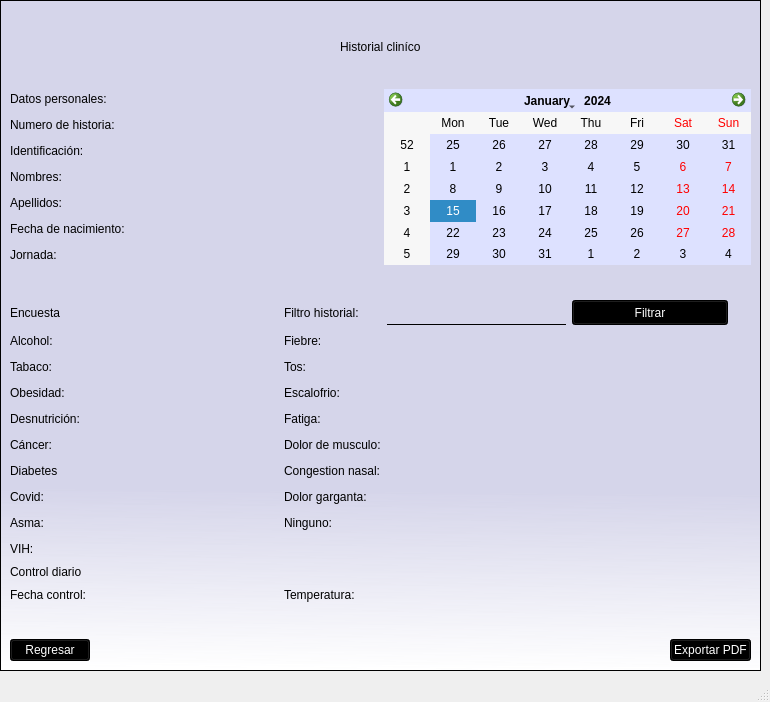
<?xml version="1.0" encoding="UTF-8"?>
<ui version="4.0">
 <class>MainWindow</class>
 <widget class="QMainWindow" name="MainWindow">
  <property name="geometry">
   <rect>
    <x>0</x>
    <y>0</y>
    <width>770</width>
    <height>702</height>
   </rect>
  </property>
  <property name="windowTitle">
   <string>MainWindow</string>
  </property>
  <widget class="QWidget" name="centralwidget">
   <layout class="QVBoxLayout" name="verticalLayout">
    <property name="leftMargin">
     <number>0</number>
    </property>
    <property name="topMargin">
     <number>0</number>
    </property>
    <item>
     <widget class="QFrame" name="frame">
      <property name="styleSheet">
       <string notr="true">background-color: qlineargradient(spread:pad, x1:0.522, y1:0.516909, x2:0.517, y2:1, stop:0.448864 rgba(65, 63, 205, 37), stop:1 rgba(255, 255, 255, 255));</string>
      </property>
      <property name="frameShape">
       <enum>QFrame::StyledPanel</enum>
      </property>
      <property name="frameShadow">
       <enum>QFrame::Raised</enum>
      </property>
      <layout class="QVBoxLayout" name="verticalLayout_2">
       <item>
        <spacer name="verticalSpacer_4">
         <property name="orientation">
          <enum>Qt::Vertical</enum>
         </property>
         <property name="sizeHint" stdset="0">
          <size>
           <width>20</width>
           <height>40</height>
          </size>
         </property>
        </spacer>
       </item>
       <item>
        <layout class="QHBoxLayout" name="horizontalLayout_2">
         <item>
          <spacer name="horizontalSpacer_2">
           <property name="orientation">
            <enum>Qt::Horizontal</enum>
           </property>
           <property name="sizeHint" stdset="0">
            <size>
             <width>31</width>
             <height>17</height>
            </size>
           </property>
          </spacer>
         </item>
         <item>
          <widget class="QLabel" name="label">
           <property name="styleSheet">
            <string notr="true">font: 87 18pt &quot;Arial Black&quot;;
color: rgb(0,0,0);
background-color: rgba(0, 0, 0,0%);


</string>
           </property>
           <property name="text">
            <string>Historial cliníco</string>
           </property>
          </widget>
         </item>
         <item>
          <spacer name="horizontalSpacer_3">
           <property name="orientation">
            <enum>Qt::Horizontal</enum>
           </property>
           <property name="sizeHint" stdset="0">
            <size>
             <width>32</width>
             <height>17</height>
            </size>
           </property>
          </spacer>
         </item>
        </layout>
       </item>
       <item>
        <spacer name="verticalSpacer_2">
         <property name="orientation">
          <enum>Qt::Vertical</enum>
         </property>
         <property name="sizeHint" stdset="0">
          <size>
           <width>20</width>
           <height>40</height>
          </size>
         </property>
        </spacer>
       </item>
       <item>
        <layout class="QHBoxLayout" name="horizontalLayout">
         <item>
          <layout class="QGridLayout" name="gridLayout">
           <item row="0" column="2">
            <spacer name="horizontalSpacer_5">
             <property name="orientation">
              <enum>Qt::Horizontal</enum>
             </property>
             <property name="sizeHint" stdset="0">
              <size>
               <width>40</width>
               <height>20</height>
              </size>
             </property>
            </spacer>
           </item>
           <item row="0" column="0">
            <widget class="QLabel" name="label_3">
             <property name="styleSheet">
              <string notr="true">
font: 87 10pt &quot;Arial Black&quot;;
color: rgb(0,0,0);
background-color: rgba(0, 0, 0,0%);</string>
             </property>
             <property name="text">
              <string>Datos personales:</string>
             </property>
            </widget>
           </item>
           <item row="6" column="1">
            <widget class="QLabel" name="HisJornada">
             <property name="styleSheet">
              <string notr="true">background-color: rgba(0, 0, 0,0%);
font: 87 10pt &quot;Arial &quot;;
color: rgb(0,0,0);</string>
             </property>
             <property name="text">
              <string/>
             </property>
            </widget>
           </item>
           <item row="4" column="2">
            <spacer name="horizontalSpacer_7">
             <property name="orientation">
              <enum>Qt::Horizontal</enum>
             </property>
             <property name="sizeHint" stdset="0">
              <size>
               <width>40</width>
               <height>20</height>
              </size>
             </property>
            </spacer>
           </item>
           <item row="5" column="1">
            <widget class="QLabel" name="HisFechaNac">
             <property name="styleSheet">
              <string notr="true">background-color: rgba(0, 0, 0,0%);
font: 87 10pt &quot;Arial &quot;;
color: rgb(0,0,0);</string>
             </property>
             <property name="text">
              <string/>
             </property>
            </widget>
           </item>
           <item row="5" column="2">
            <spacer name="horizontalSpacer_9">
             <property name="orientation">
              <enum>Qt::Horizontal</enum>
             </property>
             <property name="sizeHint" stdset="0">
              <size>
               <width>40</width>
               <height>20</height>
              </size>
             </property>
            </spacer>
           </item>
           <item row="2" column="2">
            <spacer name="horizontalSpacer_6">
             <property name="orientation">
              <enum>Qt::Horizontal</enum>
             </property>
             <property name="sizeHint" stdset="0">
              <size>
               <width>40</width>
               <height>20</height>
              </size>
             </property>
            </spacer>
           </item>
           <item row="5" column="0">
            <widget class="QLabel" name="label_8">
             <property name="styleSheet">
              <string notr="true">background-color: rgba(0, 0, 0,0%);
font: 87 10pt &quot;Arial Black&quot;;
color: rgb(0,0,0);</string>
             </property>
             <property name="text">
              <string>Fecha de nacimiento:</string>
             </property>
            </widget>
           </item>
           <item row="2" column="1">
            <widget class="QLabel" name="HisIdenti">
             <property name="styleSheet">
              <string notr="true">background-color: rgba(0, 0, 0,0%);
font: 87 10pt &quot;Arial &quot;;
color: rgb(0,0,0);</string>
             </property>
             <property name="text">
              <string/>
             </property>
            </widget>
           </item>
           <item row="3" column="2">
            <spacer name="horizontalSpacer_8">
             <property name="orientation">
              <enum>Qt::Horizontal</enum>
             </property>
             <property name="sizeHint" stdset="0">
              <size>
               <width>40</width>
               <height>20</height>
              </size>
             </property>
            </spacer>
           </item>
           <item row="1" column="1">
            <widget class="QLabel" name="HisNumHis">
             <property name="styleSheet">
              <string notr="true">background-color: rgba(0, 0, 0,0%);

font: 87 10pt &quot;Arial &quot;;
color: rgb(0,0,0);</string>
             </property>
             <property name="text">
              <string/>
             </property>
            </widget>
           </item>
           <item row="6" column="0">
            <widget class="QLabel" name="label_31">
             <property name="styleSheet">
              <string notr="true">background-color: rgba(0, 0, 0,0%);
font: 87 10pt &quot;Arial Black&quot;;
color: rgb(0,0,0);</string>
             </property>
             <property name="text">
              <string>Jornada:</string>
             </property>
            </widget>
           </item>
           <item row="3" column="1">
            <widget class="QLabel" name="HisNombre">
             <property name="styleSheet">
              <string notr="true">background-color: rgba(0, 0, 0,0%);
font: 87 10pt &quot;Arial &quot;;
color: rgb(0,0,0);</string>
             </property>
             <property name="text">
              <string/>
             </property>
            </widget>
           </item>
           <item row="1" column="0">
            <widget class="QLabel" name="label_4">
             <property name="styleSheet">
              <string notr="true">font: 87 10pt &quot;Arial Black&quot;;
color: rgb(0,0,0);
background-color: rgba(0, 0, 0,0%);</string>
             </property>
             <property name="text">
              <string>Numero de historia:</string>
             </property>
            </widget>
           </item>
           <item row="2" column="0">
            <widget class="QLabel" name="label_5">
             <property name="styleSheet">
              <string notr="true">background-color: rgba(0, 0, 0,0%);
font: 87 10pt &quot;Arial Black&quot;;
color: rgb(0,0,0);</string>
             </property>
             <property name="text">
              <string>Identificación:</string>
             </property>
            </widget>
           </item>
           <item row="3" column="0">
            <widget class="QLabel" name="label_6">
             <property name="styleSheet">
              <string notr="true">background-color: rgba(0, 0, 0,0%);
font: 87 10pt &quot;Arial Black&quot;;
color: rgb(0,0,0);</string>
             </property>
             <property name="text">
              <string>Nombres:</string>
             </property>
            </widget>
           </item>
           <item row="4" column="0">
            <widget class="QLabel" name="label_7">
             <property name="styleSheet">
              <string notr="true">
background-color: rgba(0, 0, 0,0%);
font: 87 10pt &quot;Arial Black&quot;;
color: rgb(0,0,0);</string>
             </property>
             <property name="text">
              <string>Apellidos:</string>
             </property>
            </widget>
           </item>
           <item row="4" column="1">
            <widget class="QLabel" name="HisApellido">
             <property name="styleSheet">
              <string notr="true">background-color: rgba(0, 0, 0,0%);
font: 87 10pt &quot;Arial &quot;;
color: rgb(0,0,0);</string>
             </property>
             <property name="text">
              <string/>
             </property>
            </widget>
           </item>
           <item row="1" column="2">
            <spacer name="horizontalSpacer_4">
             <property name="orientation">
              <enum>Qt::Horizontal</enum>
             </property>
             <property name="sizeHint" stdset="0">
              <size>
               <width>40</width>
               <height>20</height>
              </size>
             </property>
            </spacer>
           </item>
           <item row="6" column="2">
            <spacer name="horizontalSpacer_31">
             <property name="orientation">
              <enum>Qt::Horizontal</enum>
             </property>
             <property name="sizeHint" stdset="0">
              <size>
               <width>40</width>
               <height>20</height>
              </size>
             </property>
            </spacer>
           </item>
          </layout>
         </item>
         <item>
          <widget class="QCalendarWidget" name="calendarWidget">
           <property name="styleSheet">
            <string notr="true">background-color: rgb(221, 225, 255);
color: rgb(0, 0, 0);

</string>
           </property>
          </widget>
         </item>
        </layout>
       </item>
       <item>
        <spacer name="verticalSpacer">
         <property name="orientation">
          <enum>Qt::Vertical</enum>
         </property>
         <property name="sizeHint" stdset="0">
          <size>
           <width>20</width>
           <height>40</height>
          </size>
         </property>
        </spacer>
       </item>
       <item>
        <layout class="QGridLayout" name="gridLayout_2">
         <item row="0" column="5">
          <widget class="QPushButton" name="HisBotFil">
           <property name="minimumSize">
            <size>
             <width>156</width>
             <height>0</height>
            </size>
           </property>
           <property name="maximumSize">
            <size>
             <width>156</width>
             <height>32</height>
            </size>
           </property>
           <property name="styleSheet">
            <string notr="true">QPushButton{
	
	background-color: rgb(0, 0, 0);
	font: 87 13pt &quot;Arial Black&quot;;
	color: rgb(255, 255, 255);
}

QPushButton:hover{

	background-color:#00aaff;
	font: 87 13pt &quot;Arial Black&quot;;
	color: rgb(0, 0, 0);

}</string>
           </property>
           <property name="text">
            <string>Filtrar</string>
           </property>
          </widget>
         </item>
         <item row="11" column="4">
          <widget class="QLabel" name="HisTemperatura">
           <property name="styleSheet">
            <string notr="true">background-color: rgba(0, 0, 0,0%);
font: 87 10pt &quot;Arial &quot;;
color: rgb(0,0,0);</string>
           </property>
           <property name="text">
            <string/>
           </property>
          </widget>
         </item>
         <item row="0" column="4">
          <widget class="QLineEdit" name="HisFilTex">
           <property name="minimumSize">
            <size>
             <width>130</width>
             <height>25</height>
            </size>
           </property>
           <property name="maximumSize">
            <size>
             <width>1200</width>
             <height>16777215</height>
            </size>
           </property>
           <property name="styleSheet">
            <string notr="true">background-color: rgba(0, 0, 0,0%);
font: 10pt &quot;Arial&quot;;
border: none;

border-bottom: 1px solid black;</string>
           </property>
           <property name="placeholderText">
            <string/>
           </property>
          </widget>
         </item>
         <item row="9" column="2">
          <spacer name="horizontalSpacer_23">
           <property name="orientation">
            <enum>Qt::Horizontal</enum>
           </property>
           <property name="sizeHint" stdset="0">
            <size>
             <width>40</width>
             <height>20</height>
            </size>
           </property>
          </spacer>
         </item>
         <item row="4" column="1">
          <widget class="QLabel" name="HisDesnut">
           <property name="styleSheet">
            <string notr="true">background-color: rgba(0, 0, 0,0%);
font: 87 10pt &quot;Arial &quot;;
color: rgb(0,0,0);</string>
           </property>
           <property name="text">
            <string/>
           </property>
          </widget>
         </item>
         <item row="3" column="4">
          <widget class="QLabel" name="HisEscalofrio">
           <property name="styleSheet">
            <string notr="true">background-color: rgba(0, 0, 0,0%);
font: 87 10pt &quot;Arial &quot;;
color: rgb(0,0,0);</string>
           </property>
           <property name="text">
            <string/>
           </property>
          </widget>
         </item>
         <item row="7" column="5">
          <spacer name="horizontalSpacer_28">
           <property name="orientation">
            <enum>Qt::Horizontal</enum>
           </property>
           <property name="sizeHint" stdset="0">
            <size>
             <width>40</width>
             <height>20</height>
            </size>
           </property>
          </spacer>
         </item>
         <item row="5" column="4">
          <widget class="QLabel" name="HisDolorMus">
           <property name="styleSheet">
            <string notr="true">background-color: rgba(0, 0, 0,0%);
font: 87 10pt &quot;Arial &quot;;
color: rgb(0,0,0);</string>
           </property>
           <property name="text">
            <string/>
           </property>
          </widget>
         </item>
         <item row="5" column="0">
          <widget class="QLabel" name="label_14">
           <property name="styleSheet">
            <string notr="true">background-color: rgba(0, 0, 0,0%);
font: 87 10pt &quot;Arial Black&quot;;
color: rgb(0,0,0);</string>
           </property>
           <property name="text">
            <string>Cáncer:</string>
           </property>
          </widget>
         </item>
         <item row="5" column="2">
          <spacer name="horizontalSpacer_14">
           <property name="orientation">
            <enum>Qt::Horizontal</enum>
           </property>
           <property name="sizeHint" stdset="0">
            <size>
             <width>40</width>
             <height>20</height>
            </size>
           </property>
          </spacer>
         </item>
         <item row="3" column="0">
          <widget class="QLabel" name="label_12">
           <property name="styleSheet">
            <string notr="true">background-color: rgba(0, 0, 0,0%);
font: 87 10pt &quot;Arial Black&quot;;
color: rgb(0,0,0);</string>
           </property>
           <property name="text">
            <string>Obesidad:</string>
           </property>
          </widget>
         </item>
         <item row="4" column="4">
          <widget class="QLabel" name="HisFatiga">
           <property name="styleSheet">
            <string notr="true">background-color: rgba(0, 0, 0,0%);
font: 87 10pt &quot;Arial &quot;;
color: rgb(0,0,0);</string>
           </property>
           <property name="text">
            <string/>
           </property>
          </widget>
         </item>
         <item row="4" column="0">
          <widget class="QLabel" name="label_13">
           <property name="styleSheet">
            <string notr="true">background-color: rgba(0, 0, 0,0%);
font: 87 10pt &quot;Arial Black&quot;;
color: rgb(0,0,0);</string>
           </property>
           <property name="text">
            <string>Desnutrición:</string>
           </property>
          </widget>
         </item>
         <item row="10" column="0">
          <widget class="QLabel" name="label_28">
           <property name="styleSheet">
            <string notr="true">background-color: rgba(0, 0, 0,0%);
font: 87 10pt &quot;Arial Black&quot;;
color: rgb(0,0,0);</string>
           </property>
           <property name="text">
            <string>Control diario</string>
           </property>
          </widget>
         </item>
         <item row="3" column="1">
          <widget class="QLabel" name="HisObesidad">
           <property name="styleSheet">
            <string notr="true">background-color: rgba(0, 0, 0,0%);
font: 87 10pt &quot;Arial &quot;;
color: rgb(0,0,0);</string>
           </property>
           <property name="text">
            <string/>
           </property>
          </widget>
         </item>
         <item row="8" column="2">
          <spacer name="horizontalSpacer_18">
           <property name="orientation">
            <enum>Qt::Horizontal</enum>
           </property>
           <property name="sizeHint" stdset="0">
            <size>
             <width>40</width>
             <height>20</height>
            </size>
           </property>
          </spacer>
         </item>
         <item row="9" column="0">
          <widget class="QLabel" name="label_18">
           <property name="styleSheet">
            <string notr="true">background-color: rgba(0, 0, 0,0%);
font: 87 10pt &quot;Arial Black&quot;;
color: rgb(0,0,0);</string>
           </property>
           <property name="text">
            <string>VIH:</string>
           </property>
          </widget>
         </item>
         <item row="6" column="5">
          <spacer name="horizontalSpacer_27">
           <property name="orientation">
            <enum>Qt::Horizontal</enum>
           </property>
           <property name="sizeHint" stdset="0">
            <size>
             <width>40</width>
             <height>20</height>
            </size>
           </property>
          </spacer>
         </item>
         <item row="6" column="3">
          <widget class="QLabel" name="label_25">
           <property name="styleSheet">
            <string notr="true">background-color: rgba(0, 0, 0,0%);
font: 87 10pt &quot;Arial Black&quot;;
color: rgb(0,0,0);</string>
           </property>
           <property name="text">
            <string>Congestion nasal:</string>
           </property>
          </widget>
         </item>
         <item row="6" column="1">
          <widget class="QLabel" name="HisDiabetes">
           <property name="styleSheet">
            <string notr="true">background-color: rgba(0, 0, 0,0%);
font: 87 10pt &quot;Arial &quot;;
color: rgb(0,0,0);</string>
           </property>
           <property name="text">
            <string/>
           </property>
          </widget>
         </item>
         <item row="11" column="1">
          <widget class="QLabel" name="HisFechaControl">
           <property name="styleSheet">
            <string notr="true">background-color: rgba(0, 0, 0,0%);
font: 87 10pt &quot;Arial &quot;;
color: rgb(0,0,0);</string>
           </property>
           <property name="text">
            <string/>
           </property>
          </widget>
         </item>
         <item row="7" column="2">
          <spacer name="horizontalSpacer_16">
           <property name="orientation">
            <enum>Qt::Horizontal</enum>
           </property>
           <property name="sizeHint" stdset="0">
            <size>
             <width>40</width>
             <height>20</height>
            </size>
           </property>
          </spacer>
         </item>
         <item row="7" column="1">
          <widget class="QLabel" name="HisCovid">
           <property name="styleSheet">
            <string notr="true">background-color: rgba(0, 0, 0,0%);
font: 87 10pt &quot;Arial &quot;;
color: rgb(0,0,0);</string>
           </property>
           <property name="text">
            <string/>
           </property>
          </widget>
         </item>
         <item row="11" column="0">
          <widget class="QLabel" name="label_29">
           <property name="styleSheet">
            <string notr="true">background-color: rgba(0, 0, 0,0%);
font: 87 10pt &quot;Arial Black&quot;;
color: rgb(0,0,0);</string>
           </property>
           <property name="text">
            <string>Fecha control:</string>
           </property>
          </widget>
         </item>
         <item row="9" column="1">
          <widget class="QLabel" name="Hisvih">
           <property name="styleSheet">
            <string notr="true">background-color: rgba(0, 0, 0,0%);
font: 87 10pt &quot;Arial &quot;;
color: rgb(0,0,0);</string>
           </property>
           <property name="text">
            <string/>
           </property>
          </widget>
         </item>
         <item row="8" column="1">
          <widget class="QLabel" name="HisAsma">
           <property name="styleSheet">
            <string notr="true">font: 87 10pt &quot;Arial &quot;;
color: rgb(0,0,0);
background-color: rgba(0, 0, 0,0%);</string>
           </property>
           <property name="text">
            <string/>
           </property>
          </widget>
         </item>
         <item row="7" column="3">
          <widget class="QLabel" name="label_26">
           <property name="styleSheet">
            <string notr="true">background-color: rgba(0, 0, 0,0%);
font: 87 10pt &quot;Arial Black&quot;;
color: rgb(0,0,0);</string>
           </property>
           <property name="text">
            <string>Dolor garganta:</string>
           </property>
          </widget>
         </item>
         <item row="11" column="3">
          <widget class="QLabel" name="label_30">
           <property name="styleSheet">
            <string notr="true">background-color: rgba(0, 0, 0,0%);
font: 87 10pt &quot;Arial Black&quot;;
color: rgb(0,0,0);</string>
           </property>
           <property name="text">
            <string>Temperatura:</string>
           </property>
          </widget>
         </item>
         <item row="7" column="4">
          <widget class="QLabel" name="HisDolGarga">
           <property name="styleSheet">
            <string notr="true">background-color: rgba(0, 0, 0,0%);

font: 87 10pt &quot;Arial &quot;;
color: rgb(0,0,0);</string>
           </property>
           <property name="text">
            <string/>
           </property>
          </widget>
         </item>
         <item row="8" column="3">
          <widget class="QLabel" name="label_27">
           <property name="styleSheet">
            <string notr="true">background-color: rgba(0, 0, 0,0%);
font: 87 10pt &quot;Arial Black&quot;;
color: rgb(0,0,0);</string>
           </property>
           <property name="text">
            <string>Ninguno:</string>
           </property>
          </widget>
         </item>
         <item row="6" column="2">
          <spacer name="horizontalSpacer_15">
           <property name="orientation">
            <enum>Qt::Horizontal</enum>
           </property>
           <property name="sizeHint" stdset="0">
            <size>
             <width>40</width>
             <height>20</height>
            </size>
           </property>
          </spacer>
         </item>
         <item row="3" column="2">
          <spacer name="horizontalSpacer_12">
           <property name="orientation">
            <enum>Qt::Horizontal</enum>
           </property>
           <property name="sizeHint" stdset="0">
            <size>
             <width>40</width>
             <height>20</height>
            </size>
           </property>
          </spacer>
         </item>
         <item row="0" column="3">
          <widget class="QLabel" name="label_32">
           <property name="styleSheet">
            <string notr="true">background-color: rgba(0, 0, 0,0%);
font: 87 10pt &quot;Arial Black&quot;;
color: rgb(0,0,0);</string>
           </property>
           <property name="text">
            <string>Filtro historial:</string>
           </property>
          </widget>
         </item>
         <item row="5" column="1">
          <widget class="QLabel" name="HisCancer">
           <property name="styleSheet">
            <string notr="true">background-color: rgba(0, 0, 0,0%);

font: 87 10pt &quot;Arial &quot;;
color: rgb(0,0,0);</string>
           </property>
           <property name="text">
            <string/>
           </property>
          </widget>
         </item>
         <item row="0" column="2">
          <spacer name="horizontalSpacer_10">
           <property name="orientation">
            <enum>Qt::Horizontal</enum>
           </property>
           <property name="sizeHint" stdset="0">
            <size>
             <width>40</width>
             <height>20</height>
            </size>
           </property>
          </spacer>
         </item>
         <item row="1" column="5">
          <spacer name="horizontalSpacer_19">
           <property name="orientation">
            <enum>Qt::Horizontal</enum>
           </property>
           <property name="sizeHint" stdset="0">
            <size>
             <width>40</width>
             <height>20</height>
            </size>
           </property>
          </spacer>
         </item>
         <item row="2" column="0">
          <widget class="QLabel" name="label_11">
           <property name="styleSheet">
            <string notr="true">background-color: rgba(0, 0, 0,0%);
font: 87 10pt &quot;Arial Black&quot;;
color: rgb(0,0,0);</string>
           </property>
           <property name="text">
            <string>Tabaco:</string>
           </property>
          </widget>
         </item>
         <item row="2" column="2">
          <spacer name="horizontalSpacer_17">
           <property name="orientation">
            <enum>Qt::Horizontal</enum>
           </property>
           <property name="sizeHint" stdset="0">
            <size>
             <width>40</width>
             <height>20</height>
            </size>
           </property>
          </spacer>
         </item>
         <item row="2" column="1">
          <widget class="QLabel" name="HisTabaco">
           <property name="styleSheet">
            <string notr="true">background-color: rgba(0, 0, 0,0%);
font: 87 10pt &quot;Arial &quot;;
color: rgb(0,0,0);</string>
           </property>
           <property name="text">
            <string/>
           </property>
          </widget>
         </item>
         <item row="2" column="4">
          <widget class="QLabel" name="HisTos">
           <property name="styleSheet">
            <string notr="true">
background-color: rgba(0, 0, 0,0%);
font: 87 10pt &quot;Arial &quot;;
color: rgb(0,0,0);</string>
           </property>
           <property name="text">
            <string/>
           </property>
          </widget>
         </item>
         <item row="1" column="4">
          <widget class="QLabel" name="HisFiebree">
           <property name="styleSheet">
            <string notr="true">background-color: rgba(0, 0, 0,0%);
font: 87 10pt &quot;Arial &quot;;
color: rgb(0,0,0);</string>
           </property>
           <property name="text">
            <string/>
           </property>
          </widget>
         </item>
         <item row="2" column="3">
          <widget class="QLabel" name="label_21">
           <property name="styleSheet">
            <string notr="true">background-color: rgba(0, 0, 0,0%);
font: 87 10pt &quot;Arial Black&quot;;
color: rgb(0,0,0);</string>
           </property>
           <property name="text">
            <string>Tos:</string>
           </property>
          </widget>
         </item>
         <item row="2" column="5">
          <spacer name="horizontalSpacer_20">
           <property name="orientation">
            <enum>Qt::Horizontal</enum>
           </property>
           <property name="sizeHint" stdset="0">
            <size>
             <width>40</width>
             <height>20</height>
            </size>
           </property>
          </spacer>
         </item>
         <item row="0" column="0">
          <widget class="QLabel" name="label_9">
           <property name="styleSheet">
            <string notr="true">background-color: rgba(0, 0, 0,0%);

font: 87 10pt &quot;Arial Black&quot;;
color: rgb(0,0,0);</string>
           </property>
           <property name="text">
            <string>Encuesta</string>
           </property>
          </widget>
         </item>
         <item row="8" column="4">
          <widget class="QLabel" name="HisNingun">
           <property name="styleSheet">
            <string notr="true">background-color: rgba(0, 0, 0,0%);
font: 87 10pt &quot;Arial &quot;;
color: rgb(0,0,0);</string>
           </property>
           <property name="text">
            <string/>
           </property>
          </widget>
         </item>
         <item row="1" column="1">
          <widget class="QLabel" name="HisAlcohol">
           <property name="styleSheet">
            <string notr="true">background-color: rgba(0, 0, 0,0%);
font: 87 10pt &quot;Arial &quot;;
color: rgb(0,0,0);</string>
           </property>
           <property name="text">
            <string/>
           </property>
          </widget>
         </item>
         <item row="1" column="3">
          <widget class="QLabel" name="label_20">
           <property name="styleSheet">
            <string notr="true">background-color: rgba(0, 0, 0,0%);
font: 87 10pt &quot;Arial Black&quot;;
color: rgb(0,0,0);</string>
           </property>
           <property name="text">
            <string>Fiebre:</string>
           </property>
          </widget>
         </item>
         <item row="1" column="2">
          <spacer name="horizontalSpacer_11">
           <property name="orientation">
            <enum>Qt::Horizontal</enum>
           </property>
           <property name="sizeHint" stdset="0">
            <size>
             <width>40</width>
             <height>20</height>
            </size>
           </property>
          </spacer>
         </item>
         <item row="1" column="0">
          <widget class="QLabel" name="label_10">
           <property name="styleSheet">
            <string notr="true">background-color: rgba(0, 0, 0,0%);
font: 87 10pt &quot;Arial Black&quot;;
color: rgb(0,0,0);</string>
           </property>
           <property name="text">
            <string>Alcohol:</string>
           </property>
          </widget>
         </item>
         <item row="11" column="5">
          <spacer name="horizontalSpacer_30">
           <property name="orientation">
            <enum>Qt::Horizontal</enum>
           </property>
           <property name="sizeHint" stdset="0">
            <size>
             <width>40</width>
             <height>20</height>
            </size>
           </property>
          </spacer>
         </item>
         <item row="5" column="3">
          <widget class="QLabel" name="label_24">
           <property name="styleSheet">
            <string notr="true">background-color: rgba(0, 0, 0,0%);
font: 87 10pt &quot;Arial Black&quot;;
color: rgb(0,0,0);</string>
           </property>
           <property name="text">
            <string>Dolor de musculo:</string>
           </property>
          </widget>
         </item>
         <item row="8" column="5">
          <spacer name="horizontalSpacer_25">
           <property name="orientation">
            <enum>Qt::Horizontal</enum>
           </property>
           <property name="sizeHint" stdset="0">
            <size>
             <width>40</width>
             <height>20</height>
            </size>
           </property>
          </spacer>
         </item>
         <item row="4" column="5">
          <spacer name="horizontalSpacer_26">
           <property name="orientation">
            <enum>Qt::Horizontal</enum>
           </property>
           <property name="sizeHint" stdset="0">
            <size>
             <width>40</width>
             <height>20</height>
            </size>
           </property>
          </spacer>
         </item>
         <item row="6" column="4">
          <widget class="QLabel" name="HisCongNasal">
           <property name="styleSheet">
            <string notr="true">background-color: rgba(0, 0, 0,0%);
font: 87 10pt &quot;Arial &quot;;
color: rgb(0,0,0);</string>
           </property>
           <property name="text">
            <string/>
           </property>
          </widget>
         </item>
         <item row="3" column="5">
          <spacer name="horizontalSpacer_21">
           <property name="orientation">
            <enum>Qt::Horizontal</enum>
           </property>
           <property name="sizeHint" stdset="0">
            <size>
             <width>40</width>
             <height>20</height>
            </size>
           </property>
          </spacer>
         </item>
         <item row="8" column="0">
          <widget class="QLabel" name="label_17">
           <property name="styleSheet">
            <string notr="true">background-color: rgba(0, 0, 0,0%);
font: 87 10pt &quot;Arial Black&quot;;
color: rgb(0,0,0);</string>
           </property>
           <property name="text">
            <string>Asma:</string>
           </property>
          </widget>
         </item>
         <item row="3" column="3">
          <widget class="QLabel" name="label_22">
           <property name="styleSheet">
            <string notr="true">background-color: rgba(0, 0, 0,0%);
font: 87 10pt &quot;Arial Black&quot;;
color: rgb(0,0,0);</string>
           </property>
           <property name="text">
            <string>Escalofrio:</string>
           </property>
          </widget>
         </item>
         <item row="7" column="0">
          <widget class="QLabel" name="label_16">
           <property name="styleSheet">
            <string notr="true">background-color: rgba(0, 0, 0,0%);
font: 87 10pt &quot;Arial Black&quot;;
color: rgb(0,0,0);</string>
           </property>
           <property name="text">
            <string>Covid:</string>
           </property>
          </widget>
         </item>
         <item row="5" column="5">
          <spacer name="horizontalSpacer_24">
           <property name="orientation">
            <enum>Qt::Horizontal</enum>
           </property>
           <property name="sizeHint" stdset="0">
            <size>
             <width>40</width>
             <height>20</height>
            </size>
           </property>
          </spacer>
         </item>
         <item row="4" column="2">
          <spacer name="horizontalSpacer_13">
           <property name="orientation">
            <enum>Qt::Horizontal</enum>
           </property>
           <property name="sizeHint" stdset="0">
            <size>
             <width>40</width>
             <height>20</height>
            </size>
           </property>
          </spacer>
         </item>
         <item row="6" column="0">
          <widget class="QLabel" name="label_15">
           <property name="styleSheet">
            <string notr="true">background-color: rgba(0, 0, 0,0%);
font: 87 10pt &quot;Arial Black&quot;;
color: rgb(0,0,0);</string>
           </property>
           <property name="text">
            <string>Diabetes</string>
           </property>
          </widget>
         </item>
         <item row="4" column="3">
          <widget class="QLabel" name="label_23">
           <property name="styleSheet">
            <string notr="true">background-color: rgba(0, 0, 0,0%);
font: 87 10pt &quot;Arial Black&quot;;
color: rgb(0,0,0);</string>
           </property>
           <property name="text">
            <string>Fatiga:</string>
           </property>
          </widget>
         </item>
         <item row="11" column="2">
          <spacer name="horizontalSpacer_29">
           <property name="orientation">
            <enum>Qt::Horizontal</enum>
           </property>
           <property name="sizeHint" stdset="0">
            <size>
             <width>40</width>
             <height>20</height>
            </size>
           </property>
          </spacer>
         </item>
        </layout>
       </item>
       <item>
        <spacer name="verticalSpacer_3">
         <property name="orientation">
          <enum>Qt::Vertical</enum>
         </property>
         <property name="sizeHint" stdset="0">
          <size>
           <width>20</width>
           <height>40</height>
          </size>
         </property>
        </spacer>
       </item>
       <item>
        <layout class="QHBoxLayout" name="horizontalLayout_3">
         <item>
          <widget class="QPushButton" name="HisBotRegresar">
           <property name="styleSheet">
            <string notr="true">QPushButton{
	
	background-color: rgb(0, 0, 0);
	font: 87 13pt &quot;Arial Black&quot;;
	color: rgb(255, 255, 255);
}

QPushButton:hover{

	background-color:#00aaff;
	font: 87 13pt &quot;Arial Black&quot;;
	color: rgb(0, 0, 0);

}</string>
           </property>
           <property name="text">
            <string>Regresar</string>
           </property>
          </widget>
         </item>
         <item>
          <spacer name="horizontalSpacer_22">
           <property name="orientation">
            <enum>Qt::Horizontal</enum>
           </property>
           <property name="sizeHint" stdset="0">
            <size>
             <width>40</width>
             <height>20</height>
            </size>
           </property>
          </spacer>
         </item>
         <item>
          <widget class="QPushButton" name="HisBotExportar">
           <property name="minimumSize">
            <size>
             <width>0</width>
             <height>22</height>
            </size>
           </property>
           <property name="styleSheet">
            <string notr="true">QPushButton{
	
	background-color: rgb(0, 0, 0);
	font: 87 13pt &quot;Arial Black&quot;;
	color: rgb(255, 255, 255);
}

QPushButton:hover{

	background-color:#00aaff;
	font: 87 13pt &quot;Arial Black&quot;;
	color: rgb(0, 0, 0);

}</string>
           </property>
           <property name="text">
            <string>Exportar PDF</string>
           </property>
          </widget>
         </item>
        </layout>
       </item>
      </layout>
     </widget>
    </item>
   </layout>
  </widget>
  <widget class="QStatusBar" name="statusbar"/>
 </widget>
 <resources/>
 <connections/>
</ui>
